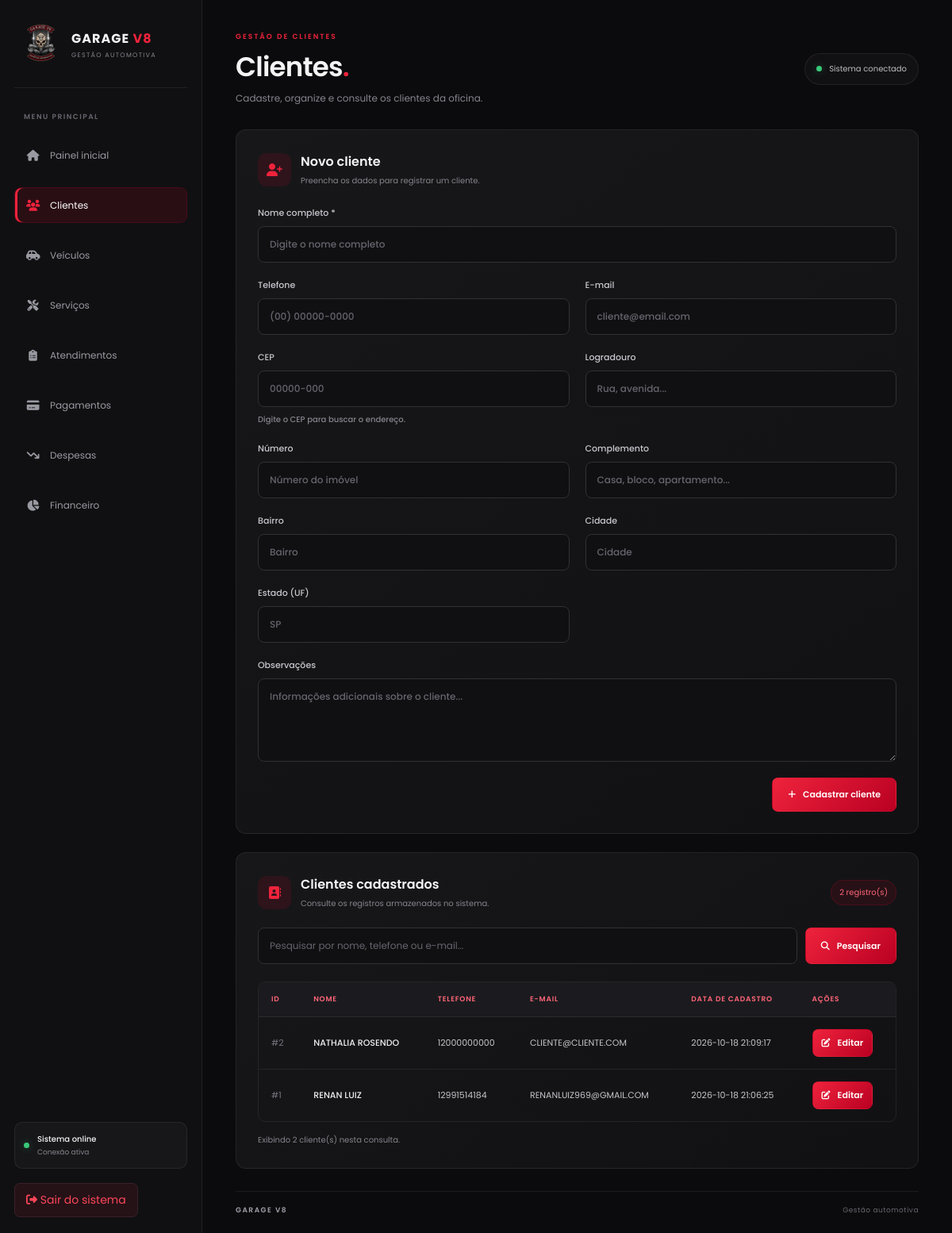
Page /clientes.php (signed in) on the earlier database version.
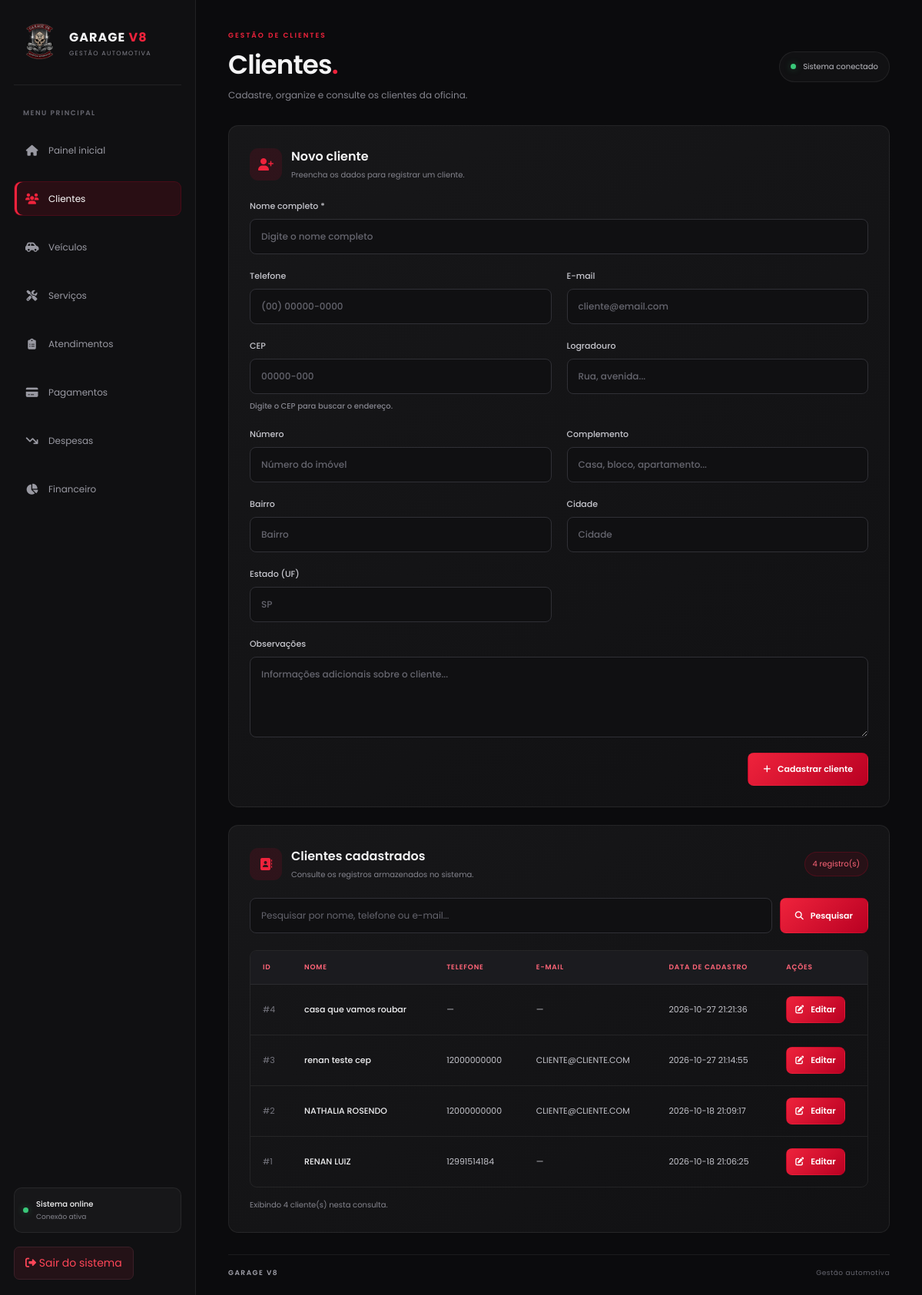
Same page on the later database version.
### tables this page shows
CREATE TABLE `clientes` (
  `id_cliente` int NOT NULL,
  `nome` varchar(100) NOT NULL,
  `telefone` varchar(20) DEFAULT NULL,
  `email` varchar(200) DEFAULT NULL,
  `observacoes` text,
  `cep` varchar(9) DEFAULT NULL,
  `logradouro` varchar(150) DEFAULT NULL,
  `numero` varchar(20) DEFAULT NULL,
  `complemento` varchar(100) DEFAULT NULL,
  `bairro` varchar(100) DEFAULT NULL,
  `cidade` varchar(100) DEFAULT NULL,
  `estado` char(2) DEFAULT NULL,
  `data_cadastro` datetime NOT NULL DEFAULT CURRENT_TIMESTAMP,
  `cadastrado_por` int NOT NULL
);

### clientes.php (the view, shortened to what this page needs)
<?php
require_once __DIR__ . '/config/conexao.php';
$clienteEdicao = null;
$busca = trim($_GET['busca'] ?? '');
$sql = "SELECT id_cliente, nome, telefone, email, data_cadastro
        FROM clientes";
if ($busca !== '') {
    $sql .= " WHERE nome LIKE ? OR telefone LIKE ? OR email LIKE ?";
    $stmt = $pdo->prepare($sql . " ORDER BY id_cliente DESC");
    $termo = '%' . $busca . '%';
    $stmt->execute([$termo, $termo, $termo]);
} else {
    $stmt = $pdo->query($sql . " ORDER BY id_cliente DESC");
}
$clientes = $stmt->fetchAll();
function e($valor)
{
    return htmlspecialchars((string) $valor, ENT_QUOTES, 'UTF-8');
}
?>
<!DOCTYPE html>
<html lang="pt-BR">
<head>
    <link rel="stylesheet" href="assets/style.css">
    <link rel="stylesheet" href="https://cdnjs.cloudflare.com/ajax/libs/font-awesome/6.5.2/css/all.min.css">
</head>
<body>
<div class="layout">
    <aside class="sidebar">
        <a href="index.php" class="brand">
            <img
                src="img/logogarage.png"
                alt="Logo Garage V8"
                class="brand-logo"
            >
            <div class="brand-text">
                <span class="brand-name">GARAGE <strong>V8</strong></span>
                <span class="brand-subtitle">GESTÃO AUTOMOTIVA</span>
            </div>
        </a>
        <div class="menu-label">MENU PRINCIPAL</div>
        <nav class="menu">
            <a href="index.php">
                <i class="fa-solid fa-house"></i>
                <span>Painel inicial</span>
            </a>
            <a href="clientes.php" class="active">
                <i class="fa-solid fa-users"></i>
                <span>Clientes</span>
            </a>
            <a href="veiculos.php">
                <i class="fa-solid fa-car-side"></i>
                <span>Veículos</span>
            </a>
            <a href="servicos.php">
                <i class="fa-solid fa-screwdriver-wrench"></i>
                <span>Serviços</span>
            </a>
            <a href="atendimentos.php">
                <i class="fa-solid fa-clipboard-list"></i>
                <span>Atendimentos</span>
            </a>
            <a href="pagamentos.php">
                <i class="fa-solid fa-credit-card"></i>
                <span>Pagamentos</span>
            </a>
            <a href="despesas.php">
                <i class="fa-solid fa-arrow-trend-down"></i>
                <span>Despesas</span>
            </a>
            <a href="financeiro.php">
                <i class="fa-solid fa-chart-pie"></i>
                <span>Financeiro</span>
            </a>
        </nav>
        <div class="sidebar-bottom">
            <div class="sidebar-status">
                <span class="status-dot"></span>
                <div>
                    <strong>Sistema online</strong>
                    <small>Conexão ativa</small>
                </div>
            </div>
            <a href="logout.php" class="logout-link">
                <i class="fa-solid fa-right-from-bracket"></i>
                <span>Sair do sistema</span>
            </a>
        </div>
    </aside>
    <main class="main">
        <header class="header">
            <div class="page-heading">
                <span class="eyebrow">GESTÃO DE CLIENTES</span>
                <h1>Clientes<span>.</span></h1>
                <p>Cadastre, organize e consulte os clientes da oficina.</p>
            </div>
            <div class="header-status">
                <span class="status-dot"></span>
                Sistema conectado
            </div>
        </header>
        <section class="content-card">
            <div class="section-heading">
                <div class="section-icon">
                    <i class="fa-solid <?= $clienteEdicao ? 'fa-user-pen' : 'fa-user-plus' ?>"></i>
                </div>
                <div>
                    <h2><?= $clienteEdicao ? 'Editar cliente #' . (int) $clienteEdicao['id_cliente'] : 'Novo cliente' ?></h2>
                    <p><?= $clienteEdicao ? 'Altere os dados e salve as modificações.' : 'Preencha os dados para registrar um cliente.' ?></p>
                </div>
            </div>
            <form method="post">
                <div class="form-grid">
                    <label class="field full">
                        Nome completo *
                        <input
                            type="text"
                            name="nome"
                            maxlength="100"
                            value="<?= e($clienteEdicao['nome'] ?? '') ?>"
                            placeholder="Digite o nome completo"
                            required
                        >
                    </label>
                    <label class="field">
                        Telefone
                        <input
                            type="tel"
                            name="telefone"
                            maxlength="20"
                            value="<?= e($clienteEdicao['telefone'] ?? '') ?>"
                            placeholder="(00) 00000-0000"
                        >
                    </label>
                    <label class="field">
                        E-mail
                        <input
                            type="email"
                            name="email"
                            maxlength="200"
                            value="<?= e($clienteEdicao['email'] ?? '') ?>"
                            placeholder="cliente@email.com"
                        >
                    </label>
                    <div class="field">
                        <label for="cep">CEP</label>
                        <input
                            type="text"
                            id="cep"
                            name="cep"
                            value="<?= e($clienteEdicao['cep'] ?? '') ?>"
                            inputmode="numeric"
                            maxlength="9"
                            placeholder="00000-000"
                            autocomplete="postal-code"
                        >
                        <small id="cep-status" style="color:var(--muted);font-size:10px;" aria-live="polite">Digite o CEP para buscar o endereço.</small>
                    </div>
                    <label class="field">
                        Logradouro
                        <input type="text" id="logradouro" name="logradouro" value="<?= e($clienteEdicao['logradouro'] ?? '') ?>" maxlength="150" placeholder="Rua, avenida..." autocomplete="address-line1">
                    </label>
                    <label class="field">
                        Número
                        <input type="text" id="numero" name="numero" value="<?= e($clienteEdicao['numero'] ?? '') ?>" maxlength="20" placeholder="Número do imóvel" autocomplete="address-line2">
                    </label>
                    <label class="field">
                        Complemento
                        <input type="text" id="complemento" name="complemento" value="<?= e($clienteEdicao['complemento'] ?? '') ?>" maxlength="100" placeholder="Casa, bloco, apartamento...">
                    </label>
                    <label class="field">
                        Bairro
                        <input type="text" id="bairro" name="bairro" value="<?= e($clienteEdicao['bairro'] ?? '') ?>" maxlength="100" placeholder="Bairro">
                    </label>
                    <label class="field">
                        Cidade
                        <input type="text" id="cidade" name="cidade" value="<?= e($clienteEdicao['cidade'] ?? '') ?>" maxlength="100" placeholder="Cidade" autocomplete="address-level2">
                    </label>
                    <label class="field">
                        Estado (UF)
                        <input type="text" id="estado" name="estado" value="<?= e($clienteEdicao['estado'] ?? '') ?>" maxlength="2" placeholder="SP" autocomplete="address-level1">
                    </label>
                    <label class="field full">
                        Observações
                        <textarea
                            name="observacoes"
                            placeholder="Informações adicionais sobre o cliente..."
                        ><?= e($clienteEdicao['observacoes'] ?? '') ?></textarea>
                    </label>
                    <div class="full form-actions">
                        <button class="btn" type="submit">
                            <i class="fa-solid <?= $clienteEdicao ? 'fa-floppy-disk' : 'fa-plus' ?>"></i>
                            <?= $clienteEdicao ? 'Salvar alterações' : 'Cadastrar cliente' ?>
                        </button>
                    </div>
                </div>
            </form>
        </section>
        <section class="content-card clients-section">
            <div class="list-heading">
                <div class="section-heading" style="margin-bottom:0">
                    <div class="section-icon">
                        <i class="fa-solid fa-address-book"></i>
                    </div>
                    <div>
                        <h2>Clientes cadastrados</h2>
                        <p>Consulte os registros armazenados no sistema.</p>
                    </div>
                </div>
                <span class="client-count">
                    <?= count($clientes) ?> registro(s)
                </span>
            </div>
            <form method="get" class="search-form">
                <input
                    class="search-input"
                    type="search"
                    name="busca"
                    placeholder="Pesquisar por nome, telefone ou e-mail..."
                    value="<?= e($busca) ?>"
                >
                <button class="btn" type="submit">
                    <i class="fa-solid fa-magnifying-glass"></i>
                    Pesquisar
                </button>
            </form>
            <div class="table-wrap">
                <table>
                    <thead>
                        <tr>
                            <th>ID</th>
                            <th>Nome</th>
                            <th>Telefone</th>
                            <th>E-mail</th>
                            <th>Data de cadastro</th>
                            <th>Ações</th>
                        </tr>
                    </thead>
                    <tbody>
                    <?php if (!$clientes): ?>
                        <tr>
                            <td colspan="6">
                                <div class="empty-state">
                                    <i class="fa-solid fa-users"></i>
                                    <p>Nenhum cliente encontrado.</p>
                                </div>
                            </td>
                        </tr>
                    <?php else: ?>
                        <?php foreach ($clientes as $cliente): ?>
                            <tr>
                                <td class="client-id">
                                    #<?= (int) $cliente['id_cliente'] ?>
                                </td>
                                <td class="client-name">
                                    <?= e($cliente['nome']) ?>
                                </td>
                                <td>
                                    <?= e($cliente['telefone'] ?: '—') ?>
                                </td>
                                <td>
                                    <?= e($cliente['email'] ?: '—') ?>
                                </td>
                                <td>
                                    <?= e($cliente['data_cadastro']) ?>
                                </td>
                                <td>
                                    <a class="btn" href="clientes.php?editar=<?= (int) $cliente['id_cliente'] ?><?= $busca !== '' ? '&busca=' . urlencode($busca) : '' ?>" style="min-height:34px;padding:8px 11px;">
                                        <i class="fa-solid fa-pen-to-square"></i>
                                        Editar
                                    </a>
                                </td>
                            </tr>
                        <?php endforeach; ?>
                    <?php endif; ?>
                    </tbody>
                </table>
            </div>
            <div class="table-summary">
                <span>
                    Exibindo <?= count($clientes) ?>
                    cliente(s) nesta consulta.
                </span>
            </div>
        </section>
        <footer class="footer">
            <span>GARAGE V8</span>
            <span>Gestão automotiva</span>
        </footer>
    </main>
</div>
</body>
</html>

### assets/style.css (style rules this page uses)
* { box-sizing: border-box; }
body { margin: 0; font-family: Arial, sans-serif; background: #101116; color: #f5f5f5; }
.layout { display: flex; min-height: 100vh; }
.sidebar { width: 245px; background: #08090d; padding: 28px 20px; border-right: 1px solid #292a32; }
.menu a { display: block; padding: 13px; margin: 6px 0; border-radius: 7px; color: #c8cad2; text-decoration: none; }
.menu a:hover, .menu a.active { background: #351116; color: #ff4655; }
.main { flex: 1; padding: 35px; min-width: 0; }
.header { display: flex; justify-content: space-between; align-items: center; gap: 16px; margin-bottom: 30px; }
.header h1 { margin: 0 0 8px; font-size: 28px; }
.sidebar a.logout-link, .sidebar a.logout-link:link, .sidebar a.logout-link:visited, .sidebar a.logout-link:active { display: inline-block; margin-top: 18px; padding: 10px 14px; border: 1px solid #3b2028; border-radius: 7px; background: #241217; color: #ff4658 !important; text-decoration: none !important; font-size: 14px; }

Differences in the rows shown:
added clientes: id_cliente "4", nome "casa que vamos roubar", telefone "—", email "—", data_cadastro "2026-10-27 21:21:36"
added clientes: id_cliente "3", nome "renan teste cep", telefone "12000000000", email "CLIENTE@CLIENTE.COM", data_cadastro "2026-10-27 21:14:55"
changed clientes "RENAN LUIZ": email "RENANLUIZ969@GMAIL.COM" → "—"
Other differences:
count($clientes): "2" → "4"
